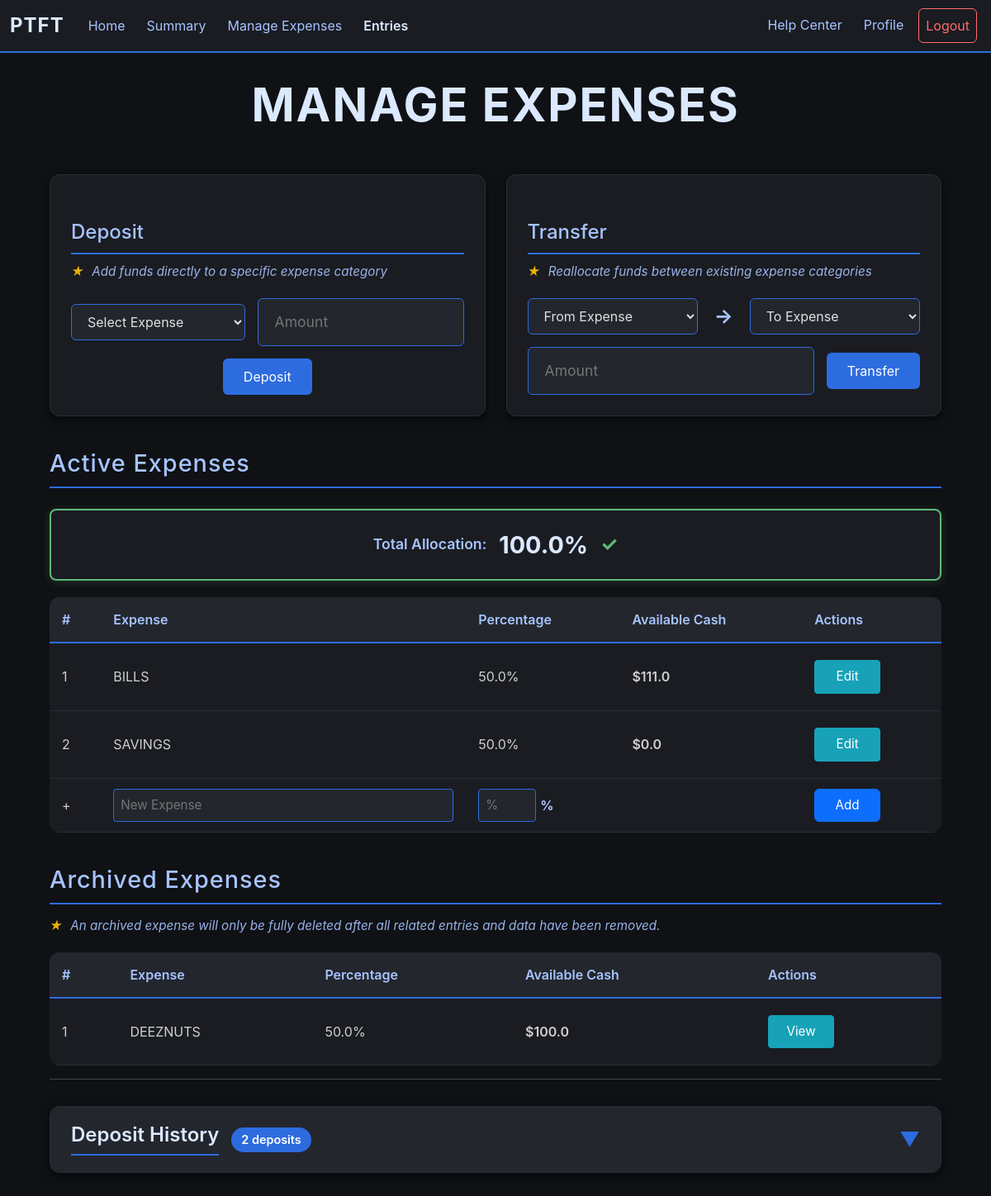
The page /expenses (signed in) on the database as committed earlier.
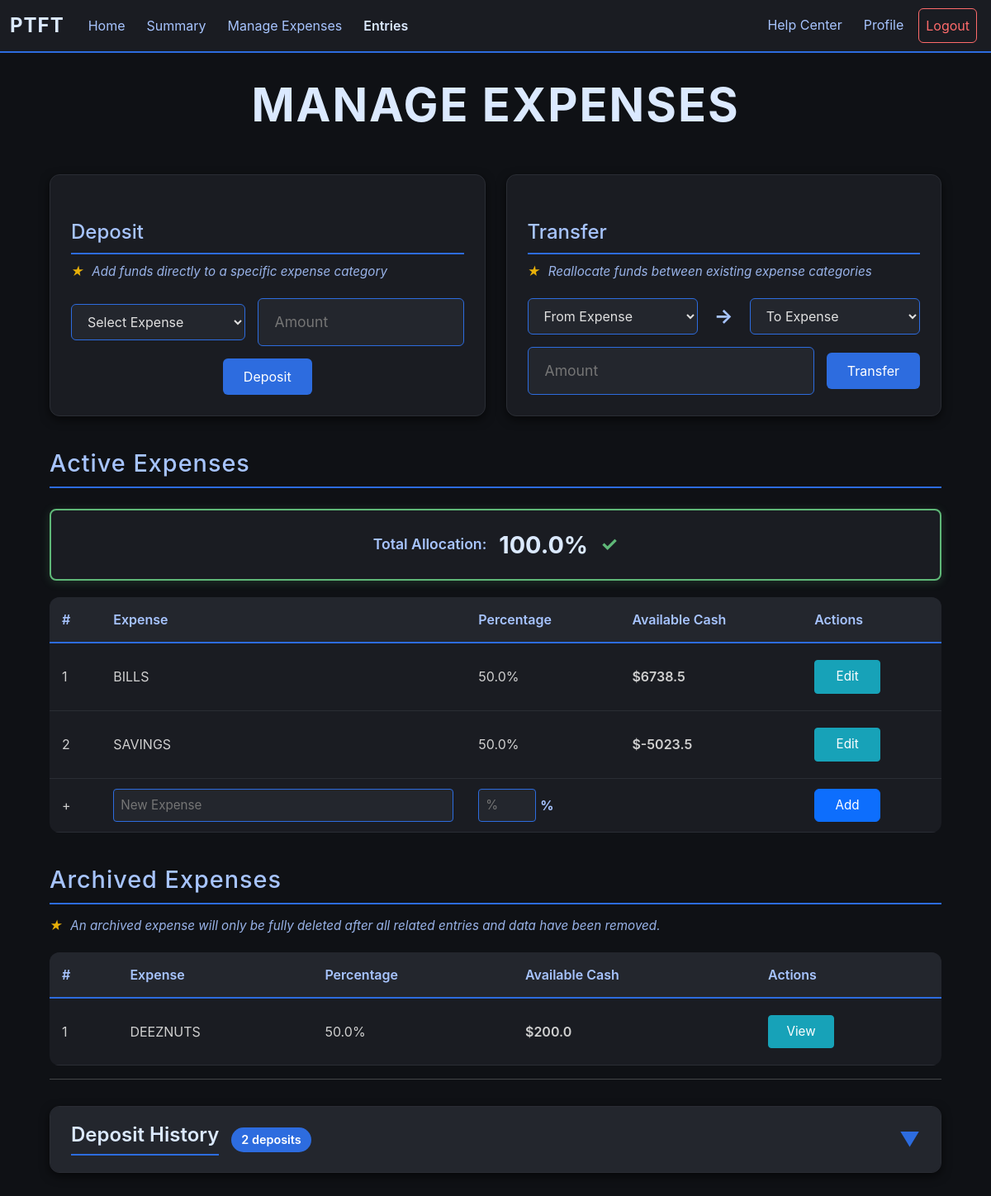
The same page on the database as committed later.
### app/models.py (models this page shows, shortened)
class Expenses(db.Model):        #Stores all expense category per user
    id = db.Column(db.Integer, primary_key = True)
    user_id = db.Column(db.Integer, db.ForeignKey("user.id"))
    name = db.Column(db.String(25))
    percentage = db.Column(db.Float)
    status = db.Column(db.Boolean, default = True)      #Archive Status
    deleted = db.Column(db.Boolean, default = False)
    savings = db.Column(db.Float, default = 0.0)
    earnings = db.Column(db.Float, default = 0.0)
    spendings = db.Column(db.Float, default = 0.0)
    transferred = db.Column(db.Float, default = 0.0)
    balance = db.Column(db.Float, default = 0.0)
    credit_balance = db.Column(db.Float, default = 0.0)

### app/routes/expense.py (the view)
@expense.route("/expenses", methods = ["GET"])
def expenses():
    if helper.check_login():
        active_expenses = {}
        inactive_expenses = {}
        expense_data = {}       #Links expense id to total savings {expense_id: amount saved}
        snaps = Exp_Snap.query.filter_by(user_id = session["user_id"]).all()
        deposits = Transaction.query.filter_by(user_id = session["user_id"], deposit_status = True).all()
        expenses = Expenses.query.filter_by(user_id = session["user_id"]).all()
        for snap in snaps:      #Calculates net total from snapshots
            expense_data[snap.expense_id] = expense_data.get(snap.expense_id, 0.0) + (snap.expense_earnings - snap.total_spending)
        for deposit in deposits:        #Calculates total deposits per expense
            expense_data[deposit.expense_id] = expense_data.get(deposit.expense_id, 0.0) + deposit.amount
        for expense in expenses:        #Separates expense types between archived and unarchived
            savings = round((expense_data.get(expense.id, 0.0) + expense.transferred), 2)
            expense.savings = savings
            if expense.status:
                active_expenses[expense] = savings
            else:
                inactive_expenses[expense] = savings
        allocation_check = [0, True]
        for expense in active_expenses:
            allocation_check[0] += expense.percentage
        if allocation_check[0] !=100:
            allocation_check[1] = False
        all_expenses = list(active_expenses.keys()) + list(inactive_expenses.keys())
        deposits = Transaction.query.filter_by(user_id = session["user_id"], deposit_status = True).all()
        db.session.commit()
        return render_template("expenses.html", active_expenses = active_expenses, inactive_expenses = inactive_expenses, status = allocation_check, all_expenses = all_expenses, deposits = deposits)
    else:
        return redirect(url_for("user.login"))

### app/helper.py (called while the page is built)
def check_login():
    return "user_id" in session

### app/templates/expenses.html (shortened to what the changed rows need)
{% extends "budget_base.html"%}
{% block content %}
<div class="expense-container">
    <h1 class="main-title">MANAGE EXPENSES</h1>
    <div class="function-sections">
        {% if active_expenses %}
        <div class="function-section">
            <h2 class="function-title">Deposit</h2>
        </div>
        <div class="function-section">
            <h2 class="function-title">Transfer</h2>
        </div>
      {% endif %}
    </div>
    <h1 class="section-title">Active Expenses</h1>
    <table class="expense-table">
        <thead>
            <tr>
                <th>#</th>
                <th>Expense</th>
                <th>Percentage</th>
                <th>Available Cash</th>
                <th>Actions</th>
            </tr>
        </thead>
        <tbody>
            {% for active_expense in active_expenses %}
            <tr class="log-row" data-row-id="active-{{active_expense.id}}">
                <td>{{loop.index}}</td>
                <td>
                    <div class="display-mode">
                        <span class="display-text">{{active_expense.name}}</span>
                    </div>
                </td>
                <td>
                    <div class="display-mode">
                        <span class="display-text">{{active_expense.percentage}}%</span>
                    </div>
                </td>
                <td class="cash-cell">${{active_expenses[active_expense]}}</td>
                <td>
                    <div class="display-mode">
                        <button class="btn btn-dark btn-info btn-sm edit-toggle-btn" onclick="toggleEdit('active-{{active_expense.id}}')">Edit</button>
                    </div>
                </td>
            </tr>
            {% endfor %}
        </tbody>
    </table>
    {% if inactive_expenses %}
    <h1 class="section-title">Archived Expenses</h1>
    <table class="expense-table">
        <thead>
            <tr>
                <th>#</th>
                <th>Expense</th>
                <th>Percentage</th>
                <th>Available Cash</th>
                <th>Actions</th>
            </tr>
        </thead>
        <tbody>
            {% for inactive_expense in inactive_expenses %}
            <tr class="log-row" data-row-id="inactive-{{inactive_expense.id}}">
                <td>{{loop.index}}</td>
                <td>
                    <div class="display-mode">
                        <span class="display-text">{{inactive_expense.name}}</span>
                    </div>
                </td>
                <td>
                    <div class="display-mode">
                        <span class="display-text">{{inactive_expense.percentage}}%</span>
                    </div>
                </td>
                <td class="cash-cell">${{inactive_expenses[inactive_expense]}}</td>
                <td>
                    <div class="display-mode">
                        <button class="btn btn-dark btn-info btn-sm edit-toggle-btn" onclick="toggleEdit('inactive-{{inactive_expense.id}}')">View</button>
                    </div>
                </td>
            </tr>
            {% endfor %}
        </tbody>
    </table>
    {% endif %}
    {% if deposits %}
    <div class="collapsible-section">
        <div class="collapsible-header" onclick="toggleSection(this)">
            <div class="collapsible-title-wrapper">
                <h2 class="collapsible-title">Deposit History</h2>
            </div>
        </div>
    </div>
    {% endif %}
</div>
{% endblock %}

Rows that differ between the two databases and show on the page:
changed Expenses "BILLS": savings "111.0" → "6738.5"
changed Expenses "SAVINGS": savings "0.0" → "-5023.5"
changed Expenses "DEEZNUTS": savings "100.0" → "200.0"
